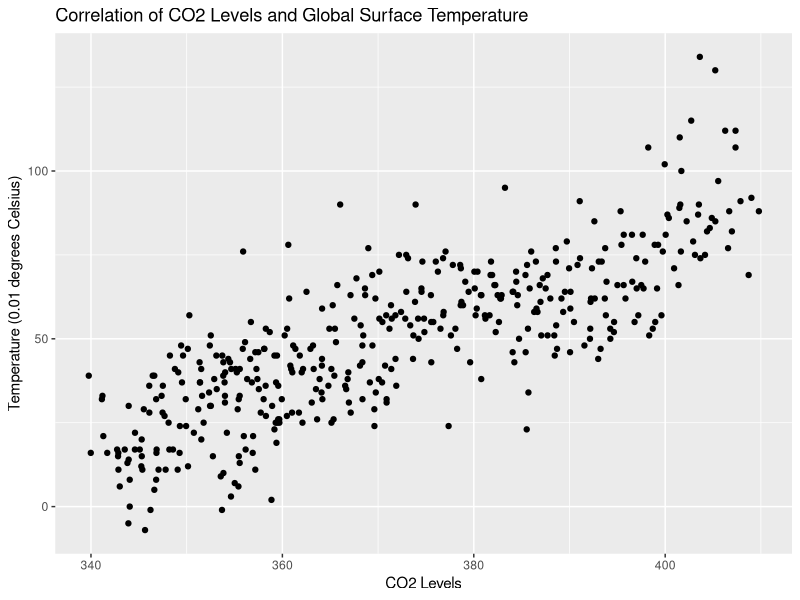
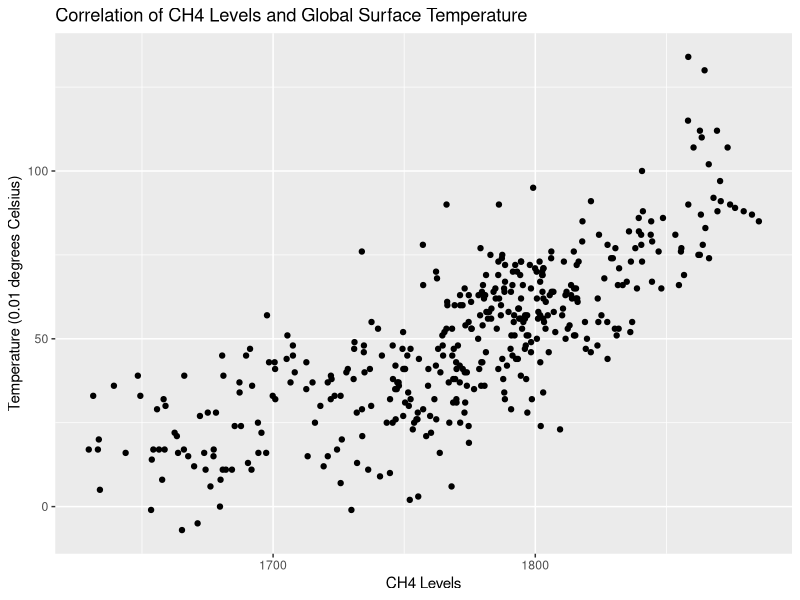
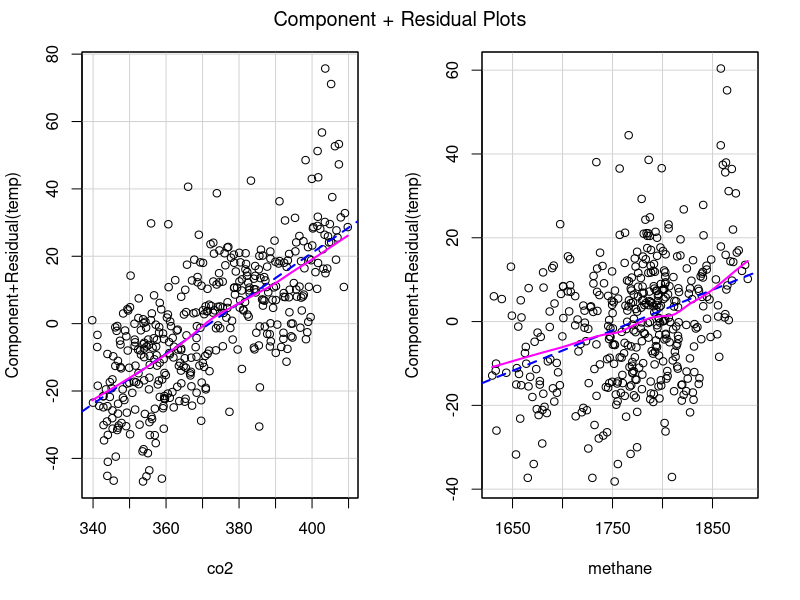
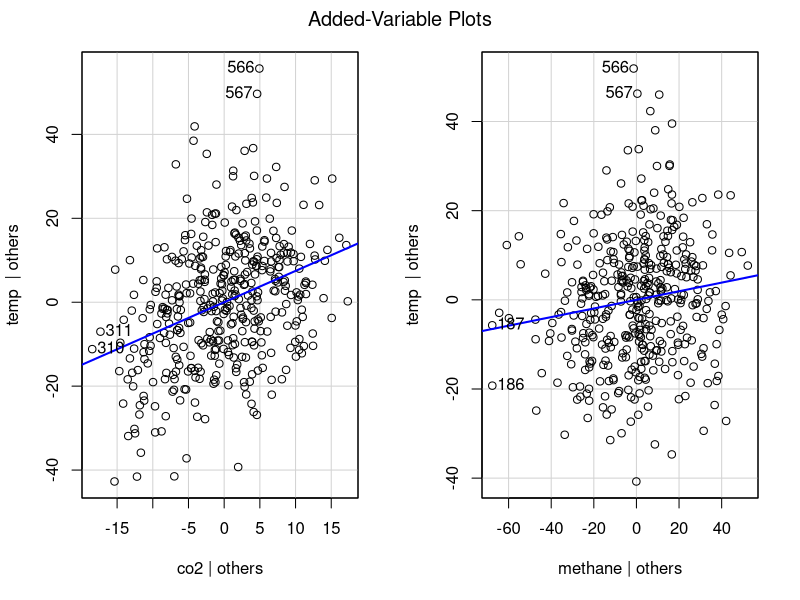
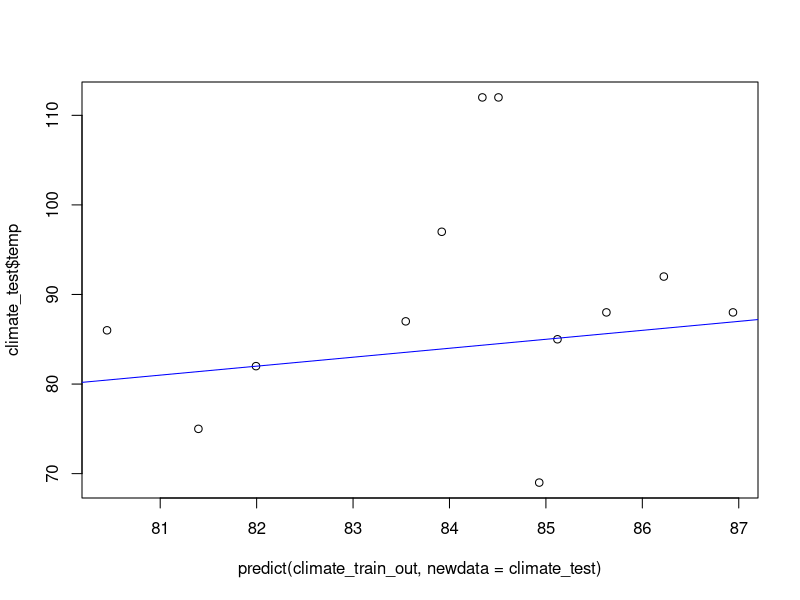

Reproduce these figures in R, in order.
## ---- chunk 1
knitr::opts_chunk$set(echo = TRUE)
## ---- chunk 2
temp_full <- read.table(text = '
Year   Jan  Feb  Mar  Apr  May  Jun  Jul  Aug  Sep  Oct  Nov  Dec    J-D D-N    DJF  MAM  JJA  SON  Year
1969   -10  -14    1   18   19    5   -2    3    9   13   13   28      7   3    -12   13    2   11  1969
1970     9   22    8    9   -4   -2   -2   -9   11    6    2  -12      3   7     20    4   -4    6  1970
1971    -2  -19  -17   -8   -5  -19  -11   -3   -4   -6   -5   -9     -9  -9    -11  -10  -11   -5  1971
1972   -24  -16    2    0   -4    6    1   17    2    9    4   19      1  -1    -16    0    8    5  1972
1973    29   31   27   26   25   18   10    3   10   14    6   -6     16  18     26   26   10   10  1973
1974   -15  -29   -6  -12   -2   -6   -5   11  -11   -8   -7   -9     -8  -8    -16   -7    0   -9  1974
1975     7    6   13    5   16    0   -1  -19   -3   -9  -16  -17     -2  -1      1   11   -7   -9  1975
1976    -1   -6  -21   -8  -24  -16  -10  -15   -9  -26   -4   10    -11 -13     -8  -18  -13  -13  1976
1977    19   22   25   28   30   24   20   16    0    2   17    3     17  18     17   27   20    7  1977
1978     6   14   21   15    6   -2    3  -17    6    0   16   10      6   6      8   14   -5    7  1978
1979    12  -10   18   13    5   13    2   14   25   24   28   47     16  13      4   12   10   26  1979
1980    30   42   30   33   36   17   28   23   19   18   29   19     27  29     40   33   23   22  1980
1981    55   41   49   31   24   32   34   32   17   14   24   43     33  31     38   35   33   18  1981
1982    10   15   -1   10   16    5   13    7   14   13   15   43     13  13     23    8    8   14  1982
1983    52   40   42   31   36   20   17   33   39   16   32   17     31  33     45   36   23   29  1983
1984    30   17   29    8   33    5   17   16   21   16    6   -5     16  18     21   23   13   14  1984
1985    22   -7   17   11   17   17   -1   14   15   11    8   15     12  10      3   15   10   11  1985
1986    28   39   27   24   24   11   11   12    0   13   11   16     18  18     27   25   11    8  1986
1987    36   45   16   22   25   37   45   28   39   32   25   48     33  31     33   21   37   32  1987
1988    57   43   51   45   44   43   34   47   41   40   12   33     41  42     49   47   41   31  1988
1989    15   35   37   33   17   15   33   37   37   32   20   38     29  29     28   29   28   30  1989
1990    40   41   76   55   46   38   43   30   29   41   45   41     44  44     40   59   37   38  1990
1991    40   49   35   52   37   53   47   39   48   30   31   32     41  42     43   41   46   36  1991
1992    44   41   47   23   32   25   11    7   -1    9    3   21     22  23     39   34   14    4  1992
1993    37   38   36   26   27   25   28   13   10   22    6   16     24  24     32   30   22   13  1993
1994    27    2   26   40   28   42   30   21   29   41   46   36     31  29     15   31   31   39  1994
1995    51   78   45   47   26   41   47   45   32   47   45   28     44  45     55   39   44   41  1995
1996    25   48   32   36   26   25   35   48   25   19   41   40     33  32     34   31   36   28  1996
1997    31   38   53   36   35   53   34   41   53   62   64   59     47  45     36   41   43   60  1997
1998    60   90   63   63   69   77   68   66   42   44   49   56     62  62     69   65   70   45  1998
1999    48   65   34   32   31   37   37   31   41   39   38   43     40  41     56   32   35   39  1999
2000    24   56   57   57   36   41   38   42   40   28   32   29     40  41     41   50   40   33  2000
2001    42   44   56   51   56   54   60   48   54   51   70   56     53  51     38   54   54   58  2001
2002    75   75   90   56   63   55   61   53   62   55   58   44     62  63     69   70   56   58  2002
2003    73   55   57   53   60   47   53   65   64   74   52   73     61  58     57   57   55   64  2003
2004    58   72   64   63   38   43   24   43   50   64   70   51     53  55     68   55   37   61  2004
2005    72   57   69   66   63   66   63   60   74   76   71   65     67  66     60   66   63   74  2005
2006    56   69   62   50   46   64   52   70   61   67   70   73     62  61     63   52   62   66  2006
2007    95   70   69   73   66   58   60   57   59   57   55   46     64  66     79   69   58   57  2007
2008    23   34   72   51   47   45   58   43   62   63   64   53     51  51     34   57   49   63  2008
2009    61   51   51   58   64   64   69   65   67   63   76   65     63  62     55   58   66   69  2009
2010    73   79   91   85   73   62   59   62   59   68   77   46     70  71     72   83   61   68  2010
2011    48   50   62   62   50   57   71   71   54   62   55   53     58  57     48   58   66   57  2011
2012    44   47   55   67   74   62   53   61   72   74   73   52     61  61     48   66   59   73  2012
2013    66   55   65   53   57   65   57   66   77   67   78   65     64  63     57   58   63   74  2013
2014    73   51   76   76   85   66   55   81   88   81   66   78     73  72     63   79   67   78  2014
2015    81   86   90   74   75   79   71   78   81  107  102  110     86  83     82   80   76   97  2015
2016   115  134  130  107   91   77   82  100   87   89   90   83     99 101    119  109   86   89  2016
2017    97  112  112   92   88   69   82   86   75   87   85   88     89  89     97   97   79   82  2017
                        ', header = TRUE, sep = "")

# Make each row a month
temp_full <- temp_full[, 1:13] # Filters out columns so dataset just has Year and the months
dim(temp_full)
newtemp <- data.frame(temp=matrix(t(temp_full[2:13]), ncol = 1))
newtemp$month <- rep(1:12, 49)
newtemp$year <- rep(1969:2017, each=12)

# CO2 data found at: ftp://aftp.cmdl.noaa.gov/data/trace_gases/co2/flask/surface/co2_mlo_surface-flask_1_ccgg_month.txt
co2_full <- read.table(text = '
site year month co2
MLO 1969  8   322.51
MLO 1969  9   321.36
MLO 1969 10   320.74
MLO 1969 11   321.98
MLO 1969 12   323.78
MLO 1970  1   325.13
MLO 1970  2   325.54
MLO 1970  3   325.67
MLO 1970  4   326.58
MLO 1970  5   327.68
MLO 1970  6   327.30
MLO 1970  7   326.13
MLO 1970  8   324.91
MLO 1970  9   322.98
MLO 1970 10   322.65
MLO 1970 11   324.04
MLO 1970 12   325.54
MLO 1976  7   332.30
MLO 1976  8   331.04
MLO 1976  9   329.67
MLO 1976 10   329.33
MLO 1976 11   330.47
MLO 1976 12   331.97
MLO 1977  1   332.77
MLO 1977  2   333.10
MLO 1977  3   334.08
MLO 1977  4   335.78
MLO 1977  5   336.49
MLO 1977  6   335.96
MLO 1977  7   334.64
MLO 1977  8   332.31
MLO 1977  9   330.66
MLO 1977 10   330.55
MLO 1977 11   331.72
MLO 1977 12   333.74
MLO 1978  1   335.17
MLO 1978  2   335.78
MLO 1978  3   336.69
MLO 1978  4   337.76
MLO 1978  5   338.01
MLO 1978  6   337.57
MLO 1978  7   336.17
MLO 1978  8   333.89
MLO 1978  9   332.18
MLO 1978 10   332.20
MLO 1978 11   333.24
MLO 1978 12   334.64
MLO 1979  1   336.11
MLO 1979  2   337.20
MLO 1979  3   338.50
MLO 1979  4   339.00
MLO 1979  5   338.93
MLO 1979  6   338.97
MLO 1979  7   337.78
MLO 1979  8   335.57
MLO 1979  9   333.95
MLO 1979 10   334.41
MLO 1979 11   335.66
MLO 1979 12   336.81
MLO 1980  1   338.88
MLO 1980  2   340.17
MLO 1980  3   341.33
MLO 1980  4   342.82
MLO 1980  5   342.90
MLO 1980  6   341.74
MLO 1980  7   339.16
MLO 1980  8   337.04
MLO 1980  9   336.60
MLO 1980 10   336.60
MLO 1980 11   337.55
MLO 1980 12   339.18
MLO 1981  1   340.41
MLO 1981  2   341.39
MLO 1981  3   342.33
MLO 1981  4   343.35
MLO 1981  5   343.56
MLO 1981  6   342.34
MLO 1981  7   340.40
MLO 1981  8   338.67
MLO 1981  9   337.37
MLO 1981 10   337.53
MLO 1981 11   338.88
MLO 1981 12   340.21
MLO 1982  1   341.10
MLO 1982  2   341.99
MLO 1982  3   343.03
MLO 1982  4   343.82
MLO 1982  5   343.76
MLO 1982  6   342.87
MLO 1982  7   341.47
MLO 1982  8   339.26
MLO 1982  9   337.32
MLO 1982 10   337.64
MLO 1982 11   339.04
MLO 1982 12   340.65
MLO 1983  1   341.96
MLO 1983  2   342.37
MLO 1983  3   343.11
MLO 1983  4   345.12
MLO 1983  5   346.09
MLO 1983  6   345.30
MLO 1983  7   343.53
MLO 1983  8   341.20
MLO 1983  9   339.77
MLO 1983 10   339.98
MLO 1983 11   341.14
MLO 1983 12   342.73
MLO 1984  1   343.94
MLO 1984  2   344.59
MLO 1984  3   345.52
MLO 1984  4   346.81
MLO 1984  5   347.38
MLO 1984  6   346.62
MLO 1984  7   345.10
MLO 1984  8   342.86
MLO 1984  9   341.29
MLO 1984 10   341.70
MLO 1984 11   343.01
MLO 1984 12   343.91
MLO 1985  1   344.60
MLO 1985  2   345.65
MLO 1985  3   346.86
MLO 1985  4   347.80
MLO 1985  5   348.57
MLO 1985  6   348.19
MLO 1985  7   346.22
MLO 1985  8   343.94
MLO 1985  9   342.83
MLO 1985 10   342.87
MLO 1985 11   344.05
MLO 1985 12   345.31
MLO 1986  1   346.10
MLO 1986  2   346.62
MLO 1986  3   347.69
MLO 1986  4   349.29
MLO 1986  5   349.94
MLO 1986  6   349.06
MLO 1986  7   347.06
MLO 1986  8   345.26
MLO 1986  9   344.05
MLO 1986 10   343.81
MLO 1986 11   345.37
MLO 1986 12   346.84
MLO 1987  1   347.51
MLO 1987  2   348.25
MLO 1987  3   349.26
MLO 1987  4   350.75
MLO 1987  5   351.77
MLO 1987  6   351.40
MLO 1987  7   349.62
MLO 1987  8   347.48
MLO 1987  9   346.45
MLO 1987 10   346.81
MLO 1987 11   348.11
MLO 1987 12   349.42
MLO 1988  1   350.28
MLO 1988  2   351.35
MLO 1988  3   352.52
MLO 1988  4   353.72
MLO 1988  5   354.35
MLO 1988  6   353.83
MLO 1988  7   352.34
MLO 1988  8   350.12
MLO 1988  9   348.77
MLO 1988 10   349.12
MLO 1988 11   350.14
MLO 1988 12   351.61
MLO 1989  1   352.74
MLO 1989  2   353.14
MLO 1989  3   353.96
MLO 1989  4   355.54
MLO 1989  5   356.16
MLO 1989  6   355.45
MLO 1989  7   354.00
MLO 1989  8   351.38
MLO 1989  9   349.51
MLO 1989 10   349.90
MLO 1989 11   351.53
MLO 1989 12   352.88
MLO 1990  1   354.02
MLO 1990  2   355.11
MLO 1990  3   355.90
MLO 1990  4   356.71
MLO 1990  5   357.17
MLO 1990  6   356.32
MLO 1990  7   354.53
MLO 1990  8   352.44
MLO 1990  9   351.21
MLO 1990 10   351.52
MLO 1990 11   353.10
MLO 1990 12   354.66
MLO 1991  1   355.24
MLO 1991  2   356.10
MLO 1991  3   357.54
MLO 1991  4   358.68
MLO 1991  5   359.34
MLO 1991  6   358.27
MLO 1991  7   355.86
MLO 1991  8   353.82
MLO 1991  9   352.42
MLO 1991 10   352.53
MLO 1991 11   354.00
MLO 1991 12   355.44
MLO 1992  1   356.64
MLO 1992  2   357.29
MLO 1992  3   358.12
MLO 1992  4   359.17
MLO 1992  5   359.94
MLO 1992  6   359.48
MLO 1992  7   357.17
MLO 1992  8   355.02
MLO 1992  9   353.69
MLO 1992 10   353.56
MLO 1992 11   354.63
MLO 1992 12   355.97
MLO 1993  1   356.81
MLO 1993  2   357.39
MLO 1993  3   358.25
MLO 1993  4   359.56
MLO 1993  5   360.47
MLO 1993  6   359.69
MLO 1993  7   357.74
MLO 1993  8   355.54
MLO 1993  9   353.84
MLO 1993 10   354.20
MLO 1993 11   355.41
MLO 1993 12   356.90
MLO 1994  1   358.28
MLO 1994  2   358.86
MLO 1994  3   359.68
MLO 1994  4   361.04
MLO 1994  5   361.73
MLO 1994  6   360.83
MLO 1994  7   358.93
MLO 1994  8   356.94
MLO 1994  9   355.33
MLO 1994 10   355.55
MLO 1994 11   357.49
MLO 1994 12   359.57
MLO 1995  1   360.24
MLO 1995  2   360.62
MLO 1995  3   361.82
MLO 1995  4   362.93
MLO 1995  5   363.63
MLO 1995  6   363.27
MLO 1995  7   361.36
MLO 1995  8   359.17
MLO 1995  9   358.04
MLO 1995 10   358.09
MLO 1995 11   359.44
MLO 1995 12   361.01
MLO 1996  1   362.10
MLO 1996  2   363.20
MLO 1996  3   364.18
MLO 1996  4   364.81
MLO 1996  5   365.35
MLO 1996  6   365.13
MLO 1996  7   363.51
MLO 1996  8   361.13
MLO 1996  9   359.30
MLO 1996 10   359.38
MLO 1996 11   360.92
MLO 1996 12   362.02
MLO 1997  1   363.07
MLO 1997  2   363.89
MLO 1997  3   364.91
MLO 1997  4   366.56
MLO 1997  5   366.67
MLO 1997  6   365.49
MLO 1997  7   364.09
MLO 1997  8   362.16
MLO 1997  9   360.50
MLO 1997 10   360.71
MLO 1997 11   362.52
MLO 1997 12   364.15
MLO 1998  1   365.26
MLO 1998  2   366.04
MLO 1998  3   367.12
MLO 1998  4   368.65
MLO 1998  5   369.39
MLO 1998  6   368.98
MLO 1998  7   367.74
MLO 1998  8   365.74
MLO 1998  9   364.13
MLO 1998 10   364.14
MLO 1998 11   365.60
MLO 1998 12   367.52
MLO 1999  1   368.36
MLO 1999  2   368.63
MLO 1999  3   369.76
MLO 1999  4   370.89
MLO 1999  5   370.89
MLO 1999  6   370.42
MLO 1999  7   369.14
MLO 1999  8   366.95
MLO 1999  9   365.12
MLO 1999 10   365.43
MLO 1999 11   366.82
MLO 1999 12   368.36
MLO 2000  1   369.62
MLO 2000  2   370.13
MLO 2000  3   370.85
MLO 2000  4   371.81
MLO 2000  5   371.90
MLO 2000  6   371.38
MLO 2000  7   370.07
MLO 2000  8   368.11
MLO 2000  9   366.89
MLO 2000 10   367.14
MLO 2000 11   368.37
MLO 2000 12   369.61
MLO 2001  1   370.73
MLO 2001  2   371.82
MLO 2001  3   372.84
MLO 2001  4   373.69
MLO 2001  5   374.18
MLO 2001  6   373.36
MLO 2001  7   371.35
MLO 2001  8   369.41
MLO 2001  9   368.18
MLO 2001 10   368.45
MLO 2001 11   370.13
MLO 2001 12   371.43
MLO 2002  1   372.18
MLO 2002  2   372.94
MLO 2002  3   373.92
MLO 2002  4   374.80
MLO 2002  5   375.52
MLO 2002  6   375.55
MLO 2002  7   373.86
MLO 2002  8   371.19
MLO 2002  9   369.72
MLO 2002 10   370.45
MLO 2002 11   372.40
MLO 2002 12   373.65
MLO 2003  1   374.63
MLO 2003  2   375.77
MLO 2003  3   376.81
MLO 2003  4   378.08
MLO 2003  5   378.88
MLO 2003  6   378.26
MLO 2003  7   376.52
MLO 2003  8   374.53
MLO 2003  9   372.95
MLO 2003 10   373.13
MLO 2003 11   374.84
MLO 2003 12   376.03
MLO 2004  1   376.85
MLO 2004  2   377.81
MLO 2004  3   379.46
MLO 2004  4   380.74
MLO 2004  5   380.78
MLO 2004  6   379.62
MLO 2004  7   377.37
MLO 2004  8   375.56
MLO 2004  9   374.23
MLO 2004 10   374.54
MLO 2004 11   376.25
MLO 2004 12   377.61
MLO 2005  1   378.58
MLO 2005  2   380.19
MLO 2005  3   381.75
MLO 2005  4   382.15
MLO 2005  5   382.49
MLO 2005  6   382.25
MLO 2005  7   380.80
MLO 2005  8   378.63
MLO 2005  9   376.79
MLO 2005 10   377.05
MLO 2005 11   378.65
MLO 2005 12   380.10
MLO 2006  1   381.22
MLO 2006  2   381.92
MLO 2006  3   382.84
MLO 2006  4   384.73
MLO 2006  5   385.42
MLO 2006  6   384.06
MLO 2006  7   382.29
MLO 2006  8   380.06
MLO 2006  9   378.71
MLO 2006 10   379.11
MLO 2006 11   380.39
MLO 2006 12   381.80
MLO 2007  1   383.26
MLO 2007  2   384.42
MLO 2007  3   385.40
MLO 2007  4   386.49
MLO 2007  5   386.89
MLO 2007  6   386.31
MLO 2007  7   384.54
MLO 2007  8   381.65
MLO 2007  9   380.31
MLO 2007 10   381.16
MLO 2007 11   382.63
MLO 2007 12   384.06
MLO 2008  1   385.53
MLO 2008  2   385.71
MLO 2008  3   385.57
MLO 2008  4   387.05
MLO 2008  5   388.70
MLO 2008  6   388.46
MLO 2008  7   386.66
MLO 2008  8   384.24
MLO 2008  9   382.77
MLO 2008 10   382.91
MLO 2008 11   384.13
MLO 2008 12   385.66
MLO 2009  1   386.97
MLO 2009  2   387.71
MLO 2009  3   388.41
MLO 2009  4   389.34
MLO 2009  5   390.11
MLO 2009  6   389.52
MLO 2009  7   387.70
MLO 2009  8   385.84
MLO 2009  9   384.44
MLO 2009 10   384.60
MLO 2009 11   386.00
MLO 2009 12   387.51
MLO 2010  1   388.59
MLO 2010  2   389.72
MLO 2010  3   391.07
MLO 2010  4   392.60
MLO 2010  5   393.37
MLO 2010  6   392.25
MLO 2010  7   390.09
MLO 2010  8   388.00
MLO 2010  9   386.55
MLO 2010 10   387.21
MLO 2010 11   388.57
MLO 2010 12   390.06
MLO 2011  1   391.56
MLO 2011  2   392.14
MLO 2011  3   392.64
MLO 2011  4   393.69
MLO 2011  5   394.27
MLO 2011  6   393.80
MLO 2011  7   392.35
MLO 2011  8   389.96
MLO 2011  9   388.61
MLO 2011 10   389.16
MLO 2011 11   390.47
MLO 2011 12   392.17
MLO 2012  1   393.00
MLO 2012  2   393.25
MLO 2012  3   394.66
MLO 2012  4   396.56
MLO 2012  5   396.98
MLO 2012  6   395.85
MLO 2012  7   394.26
MLO 2012  8   392.20
MLO 2012  9   390.84
MLO 2012 10   391.10
MLO 2012 11   393.06
MLO 2012 12   394.64
MLO 2013  1   395.66
MLO 2013  2   396.80
MLO 2013  3   397.74
MLO 2013  4   398.70
MLO 2013  5   399.61
MLO 2013  6   399.15
MLO 2013  7   397.19
MLO 2013  8   395.01
MLO 2013  9   393.73
MLO 2013 10   393.87
MLO 2013 11   395.43
MLO 2013 12   397.02
MLO 2014  1   397.91
MLO 2014  2   398.33
MLO 2014  3   399.75
MLO 2014  4   401.64
MLO 2014  5   402.24
MLO 2014  6   401.39
MLO 2014  7   398.96
MLO 2014  8   396.53
MLO 2014  9   395.34
MLO 2014 10   395.67
MLO 2014 11   397.50
MLO 2014 12   399.26
MLO 2015  1   400.05
MLO 2015  2   400.38
MLO 2015  3   401.58
MLO 2015  4   403.68
MLO 2015  5   404.16
MLO 2015  6   402.92
MLO 2015  7   400.93
MLO 2015  8   398.90
MLO 2015  9   397.65
MLO 2015 10   398.23
MLO 2015 11   399.95
MLO 2015 12   401.52
MLO 2016  1   402.72
MLO 2016  2   403.62
MLO 2016  3   405.23
MLO 2016  4   407.35
MLO 2016  5   407.87
MLO 2016  6   406.57
MLO 2016  7   404.37
MLO 2016  8   401.69
MLO 2016  9   400.23
MLO 2016 10   401.48
MLO 2016 11   403.52
MLO 2016 12   404.66
MLO 2017  1   405.54
MLO 2017  2   406.27
MLO 2017  3   407.35
MLO 2017  4   409.01
MLO 2017  5   409.79
MLO 2017  6   408.72
MLO 2017  7   406.97
MLO 2017  8   404.87
MLO 2017  9   403.11
MLO 2017 10   403.44
MLO 2017 11   405.24
MLO 2017 12   406.69
', header = TRUE, sep = "")

# CH4 data found at: ftp://aftp.cmdl.noaa.gov/data/trace_gases/ch4/flask/surface/ch4_mlo_surface-flask_1_ccgg_month.txt 
ch4_full <- read.table(text = '
site year month methane
MLO 1983  5  1639.29
MLO 1983  6  1633.53
MLO 1983  7  1633.18
MLO 1983  8  1631.39
MLO 1983  9  1648.42
MLO 1983 10  1663.75
MLO 1983 11  1658.24
MLO 1983 12  1654.32
MLO 1984  1  1658.97
MLO 1984  2  1656.49
MLO 1984  3  1655.74
MLO 1984  4  1657.69
MLO 1984  5  1649.37
MLO 1984  6  1633.95
MLO 1984  7  1629.70
MLO 1984  8  1643.76
MLO 1984  9  1663.30
MLO 1984 10  1673.72
MLO 1984 11  1676.11
MLO 1984 12  1671.21
MLO 1985  1  1662.44
MLO 1985  2  1665.25
MLO 1985  3  1677.35
MLO 1985  4  1674.25
MLO 1985  5  1665.98
MLO 1985  6  1658.63
MLO 1985  7  1653.47
MLO 1985  8  1653.74
MLO 1985  9  1667.62
MLO 1985 10  1680.79
MLO 1985 11  1679.96
MLO 1985 12  1677.27
MLO 1986  1  1675.09
MLO 1986  2  1666.12
MLO 1986  3  1672.10
MLO 1986  4  1687.75
MLO 1986  5  1685.35
MLO 1986  6  1684.31
MLO 1986  7  1681.99
MLO 1986  8  1669.88
MLO 1986  9  1679.74
MLO 1986 10  1690.42
MLO 1986 11  1691.77
MLO 1986 12  1697.36
MLO 1987  1  1692.00
MLO 1987  2  1689.70
MLO 1987  3  1694.39
MLO 1987  4  1695.56
MLO 1987  5  1694.22
MLO 1987  6  1687.17
MLO 1987  7  1680.58
MLO 1987  8  1678.22
MLO 1987  9  1681.05
MLO 1987 10  1700.84
MLO 1987 11  1715.97
MLO 1987 12  1707.55
MLO 1988  1  1697.68
MLO 1988  2  1700.59
MLO 1988  3  1705.46
MLO 1988  4  1707.57
MLO 1988  5  1705.16
MLO 1988  6  1698.45
MLO 1988  7  1687.23
MLO 1988  8  1691.21
MLO 1988  9  1700.77
MLO 1988 10  1708.26
MLO 1988 11  1719.28
MLO 1988 12  1725.75
MLO 1989  1  1720.86
MLO 1989  2  1712.66
MLO 1989  3  1715.04
MLO 1989  4  1723.46
MLO 1989  5  1724.39
MLO 1989  6  1713.18
MLO 1989  7  1699.85
MLO 1989  8  1706.65
MLO 1989  9  1720.84
MLO 1989 10  1721.99
MLO 1989 11  1726.21
MLO 1989 12  1730.71
MLO 1990  1  1727.94
MLO 1990  2  1728.50
MLO 1990  3  1733.85
MLO 1990  4  1737.54
MLO 1990  5  1734.60
MLO 1990  6  1722.31
MLO 1990  7  1712.69
MLO 1990  8  1718.03
MLO 1990  9  1733.90
MLO 1990 10  1736.92
MLO 1990 11  1741.50
MLO 1990 12  1749.65
MLO 1991  1  1734.87
MLO 1991  2  1731.05
MLO 1991  3  1746.56
MLO 1991  4  1749.59
MLO 1991  5  1747.37
MLO 1991  6  1740.02
MLO 1991  7  1730.92
MLO 1991  8  1722.05
MLO 1991  9  1734.64
MLO 1991 10  1751.77
MLO 1991 11  1750.34
MLO 1991 12  1752.44
MLO 1992  1  1755.62
MLO 1992  2  1750.09
MLO 1992  3  1752.42
MLO 1992  4  1753.28
MLO 1992  5  1744.61
MLO 1992  6  1743.34
MLO 1992  7  1736.27
MLO 1992  8  1725.77
MLO 1992  9  1729.87
MLO 1992 10  1740.78
MLO 1992 11  1755.36
MLO 1992 12  1758.39
MLO 1993  1  1747.88
MLO 1993  2  1745.72
MLO 1993  3  1747.98
MLO 1993  4  1746.75
MLO 1993  5  1749.63
MLO 1993  6  1745.59
MLO 1993  7  1731.91
MLO 1993  8  1732.03
MLO 1993  9  1744.56
MLO 1993 10  1760.24
MLO 1993 11  1768.07
MLO 1993 12  1763.57
MLO 1994  1  1759.89
MLO 1994  2  1752.13
MLO 1994  3  1754.67
MLO 1994  4  1763.81
MLO 1994  5  1755.18
MLO 1994  6  1746.67
MLO 1994  7  1737.41
MLO 1994  8  1734.01
MLO 1994  9  1757.23
MLO 1994 10  1778.62
MLO 1994 11  1781.17
MLO 1994 12  1779.36
MLO 1995  1  1764.55
MLO 1995  2  1757.13
MLO 1995  3  1764.84
MLO 1995  4  1762.94
MLO 1995  5  1762.23
MLO 1995  6  1759.23
MLO 1995  7  1749.36
MLO 1995  8  1751.19
MLO 1995  9  1761.52
MLO 1995 10  1768.91
MLO 1995 11  1768.34
MLO 1995 12  1772.99
MLO 1996  1  1771.36
MLO 1996  2  1770.49
MLO 1996  3  1769.90
MLO 1996  4  1759.10
MLO 1996  5  1755.07
MLO 1996  6  1753.80
MLO 1996  7  1747.17
MLO 1996  8  1745.62
MLO 1996  9  1767.21
MLO 1996 10  1774.69
MLO 1996 11  1769.97
MLO 1996 12  1773.10
MLO 1997  1  1769.96
MLO 1997  2  1768.70
MLO 1997  3  1775.64
MLO 1997  4  1780.64
MLO 1997  5  1776.65
MLO 1997  6  1768.26
MLO 1997  7  1751.52
MLO 1997  8  1750.35
MLO 1997  9  1775.73
MLO 1997 10  1784.89
MLO 1997 11  1784.08
MLO 1997 12  1783.28
MLO 1998  1  1772.27
MLO 1998  2  1766.15
MLO 1998  3  1774.64
MLO 1998  4  1780.41
MLO 1998  5  1781.22
MLO 1998  6  1779.11
MLO 1998  7  1762.52
MLO 1998  8  1757.24
MLO 1998  9  1771.18
MLO 1998 10  1787.42
MLO 1998 11  1798.40
MLO 1998 12  1803.06
MLO 1999  1  1796.37
MLO 1999  2  1784.78
MLO 1999  3  1788.17
MLO 1999  4  1788.41
MLO 1999  5  1773.27
MLO 1999  6  1771.20
MLO 1999  7  1766.99
MLO 1999  8  1768.67
MLO 1999  9  1785.90
MLO 1999 10  1794.49
MLO 1999 11  1796.53
MLO 1999 12  1801.91
MLO 2000  1  1802.08
MLO 2000  2  1793.86
MLO 2000  3  1791.93
MLO 2000  4  1786.87
MLO 2000  5  1773.91
MLO 2000  6  1772.34
MLO 2000  7  1769.45
MLO 2000  8  1762.09
MLO 2000  9  1773.90
MLO 2000 10  1796.97
MLO 2000 11  1798.70
MLO 2000 12  1790.78
MLO 2001  1  1789.20
MLO 2001  2  1793.36
MLO 2001  3  1801.04
MLO 2001  4  1797.35
MLO 2001  5  1783.18
MLO 2001  6  1773.35
MLO 2001  7  1769.24
MLO 2001  8  1764.69
MLO 2001  9  1779.91
MLO 2001 10  1790.89
MLO 2001 11  1793.05
MLO 2001 12  1796.07
MLO 2002  1  1787.41
MLO 2002  2  1782.89
MLO 2002  3  1786.13
MLO 2002  4  1781.94
MLO 2002  5  1778.35
MLO 2002  6  1774.58
MLO 2002  7  1766.39
MLO 2002  8  1766.11
MLO 2002  9  1780.44
MLO 2002 10  1795.44
MLO 2002 11  1801.16
MLO 2002 12  1792.64
MLO 2003  1  1785.93
MLO 2003  2  1791.78
MLO 2003  3  1796.91
MLO 2003  4  1794.96
MLO 2003  5  1786.92
MLO 2003  6  1790.57
MLO 2003  7  1785.31
MLO 2003  8  1773.06
MLO 2003  9  1788.24
MLO 2003 10  1806.05
MLO 2003 11  1807.63
MLO 2003 12  1794.55
MLO 2004  1  1789.80
MLO 2004  2  1797.93
MLO 2004  3  1806.92
MLO 2004  4  1805.51
MLO 2004  5  1787.77
MLO 2004  6  1779.82
MLO 2004  7  1774.58
MLO 2004  8  1769.81
MLO 2004  9  1778.21
MLO 2004 10  1790.72
MLO 2004 11  1800.51
MLO 2004 12  1796.71
MLO 2005  1  1788.48
MLO 2005  2  1796.11
MLO 2005  3  1802.80
MLO 2005  4  1791.28
MLO 2005  5  1780.89
MLO 2005  6  1780.05
MLO 2005  7  1771.30
MLO 2005  8  1766.47
MLO 2005  9  1787.26
MLO 2005 10  1806.12
MLO 2005 11  1803.13
MLO 2005 12  1798.35
MLO 2006  1  1794.46
MLO 2006  2  1785.87
MLO 2006  3  1786.20
MLO 2006  4  1800.62
MLO 2006  5  1798.36
MLO 2006  6  1779.65
MLO 2006  7  1765.35
MLO 2006  8  1762.15
MLO 2006  9  1775.52
MLO 2006 10  1788.46
MLO 2006 11  1791.46
MLO 2006 12  1794.60
MLO 2007  1  1799.19
MLO 2007  2  1802.63
MLO 2007  3  1802.62
MLO 2007  4  1801.64
MLO 2007  5  1795.26
MLO 2007  6  1781.34
MLO 2007  7  1771.37
MLO 2007  8  1778.96
MLO 2007  9  1793.77
MLO 2007 10  1801.88
MLO 2007 11  1803.34
MLO 2007 12  1805.13
MLO 2008  1  1809.45
MLO 2008  2  1803.01
MLO 2008  3  1792.36
MLO 2008  4  1792.10
MLO 2008  5  1796.03
MLO 2008  6  1791.31
MLO 2008  7  1782.39
MLO 2008  8  1779.42
MLO 2008  9  1794.57
MLO 2008 10  1813.66
MLO 2008 11  1811.92
MLO 2008 12  1812.38
MLO 2009  1  1816.15
MLO 2009  2  1814.75
MLO 2009  3  1815.26
MLO 2009  4  1807.05
MLO 2009  5  1802.74
MLO 2009  6  1806.24
MLO 2009  7  1794.24
MLO 2009  8  1788.10
MLO 2009  9  1801.86
MLO 2009 10  1811.50
MLO 2009 11  1814.69
MLO 2009 12  1815.54
MLO 2010  1  1810.91
MLO 2010  2  1817.90
MLO 2010  3  1821.23
MLO 2010  4  1818.00
MLO 2010  5  1816.53
MLO 2010  6  1803.08
MLO 2010  7  1793.49
MLO 2010  8  1800.62
MLO 2010  9  1810.57
MLO 2010 10  1826.33
MLO 2010 11  1830.55
MLO 2010 12  1821.18
MLO 2011  1  1823.70
MLO 2011  2  1819.71
MLO 2011  3  1815.46
MLO 2011  4  1815.99
MLO 2011  5  1811.55
MLO 2011  6  1810.25
MLO 2011  7  1803.07
MLO 2011  8  1799.92
MLO 2011  9  1813.08
MLO 2011 10  1823.81
MLO 2011 11  1827.45
MLO 2011 12  1831.80
MLO 2012  1  1827.56
MLO 2012  2  1819.26
MLO 2012  3  1824.05
MLO 2012  4  1834.89
MLO 2012  5  1829.58
MLO 2012  6  1814.01
MLO 2012  7  1803.90
MLO 2012  8  1804.00
MLO 2012  9  1815.79
MLO 2012 10  1828.91
MLO 2012 11  1836.47
MLO 2012 12  1836.24
MLO 2013  1  1833.34
MLO 2013  2  1836.95
MLO 2013  3  1838.78
MLO 2013  4  1830.34
MLO 2013  5  1825.23
MLO 2013  6  1814.80
MLO 2013  7  1804.78
MLO 2013  8  1813.65
MLO 2013  9  1838.15
MLO 2013 10  1844.51
MLO 2013 11  1840.43
MLO 2013 12  1848.08
MLO 2014  1  1840.72
MLO 2014  2  1831.04
MLO 2014  3  1847.04
MLO 2014  4  1855.55
MLO 2014  5  1844.21
MLO 2014  6  1831.50
MLO 2014  7  1818.95
MLO 2014  8  1824.30
MLO 2014  9  1841.04
MLO 2014 10  1844.03
MLO 2014 11  1854.78
MLO 2014 12  1863.88
MLO 2015  1  1853.42
MLO 2015  2  1848.70
MLO 2015  3  1858.36
MLO 2015  4  1866.28
MLO 2015  5  1862.21
MLO 2015  6  1844.58
MLO 2015  7  1831.97
MLO 2015  8  1827.56
MLO 2015  9  1840.38
MLO 2015 10  1860.36
MLO 2015 11  1866.16
MLO 2015 12  1863.48
MLO 2016  1  1858.25
MLO 2016  2  1858.35
MLO 2016  3  1864.57
MLO 2016  4  1873.35
MLO 2016  5  1870.74
MLO 2016  6  1855.72
MLO 2016  7  1835.74
MLO 2016  8  1840.71
MLO 2016  9  1863.16
MLO 2016 10  1876.20
MLO 2016 11  1874.30
MLO 2016 12  1864.87
MLO 2017  1  1870.49
MLO 2017  2  1869.30
MLO 2017  3  1862.79
MLO 2017  4  1867.97
MLO 2017  5  1869.48
MLO 2017  6  1856.73
MLO 2017  7  1839.51
MLO 2017  8  1839.46
MLO 2017  9  1862.77
MLO 2017 10  1882.64
MLO 2017 11  1885.28
MLO 2017 12  1879.49'
, header = TRUE, sep = "")
## ---- chunk 3
climate <- merge(merge(newtemp,co2_full, 
                       by = c("year", "month"), 
                       all.x=TRUE), ch4_full, 
                by=c("year", "month"), all.x=TRUE)
climate <- subset(climate, !is.na(site.x) & !is.na(site.y))
climate <- climate[, c("year", "month", "temp", "co2", "methane")]

str(climate)
## ---- chunk 4
# EDA

cor(climate$temp, climate$co2)

# Create a scatterplot and confirm it has the characteristics suggested by the correlation coefficient
library(ggplot2)
ggplot(climate, aes(co2, temp)) +
  ggtitle("Correlation of CO2 Levels and Global Surface Temperature") +
  xlab("CO2 Levels") +
  ylab("Temperature (0.01 degrees Celsius)") +
  geom_point()


## ---- chunk 5

cor(climate$temp, climate$methane)

# Create a scatterplot and confirm it has the characteristics suggested by the correlation coefficient
ggplot(climate, aes(methane, temp)) +
  ggtitle("Correlation of CH4 Levels and Global Surface Temperature") +
  xlab("CH4 Levels") +
  ylab("Temperature (0.01 degrees Celsius)") +
  geom_point()
## ---- chunk 6
climate_out <- lm(temp ~ co2 + methane, data = climate)

# Report the parameter estimates and standard errors
summary(climate_out)
## ---- chunk 7
library(car)
crPlots(climate_out)
## ---- chunk 8
avPlots(climate_out)
## ---- chunk 9
noeffect <- lm(temp ~ +1, data = climate)
anova(noeffect, climate_out)
## ---- chunk 10
summary(climate_out)
## ---- chunk 11
confint(climate_out)
## ---- chunk 12
climate_train <- subset(climate, year <= 2016)
climate_test <- subset(climate, year == 2017)

climate_train_out <- lm(temp ~ co2 + methane, data = climate_train)

# Create a table of last year's prediction and actual
cbind(climate_test$temp, predict(climate_train_out, newdata = climate_test))
## ---- chunk 13
# Graphic
plot(predict(climate_train_out, newdata = climate_test), climate_test$temp)
abline(0,1,col="blue")
